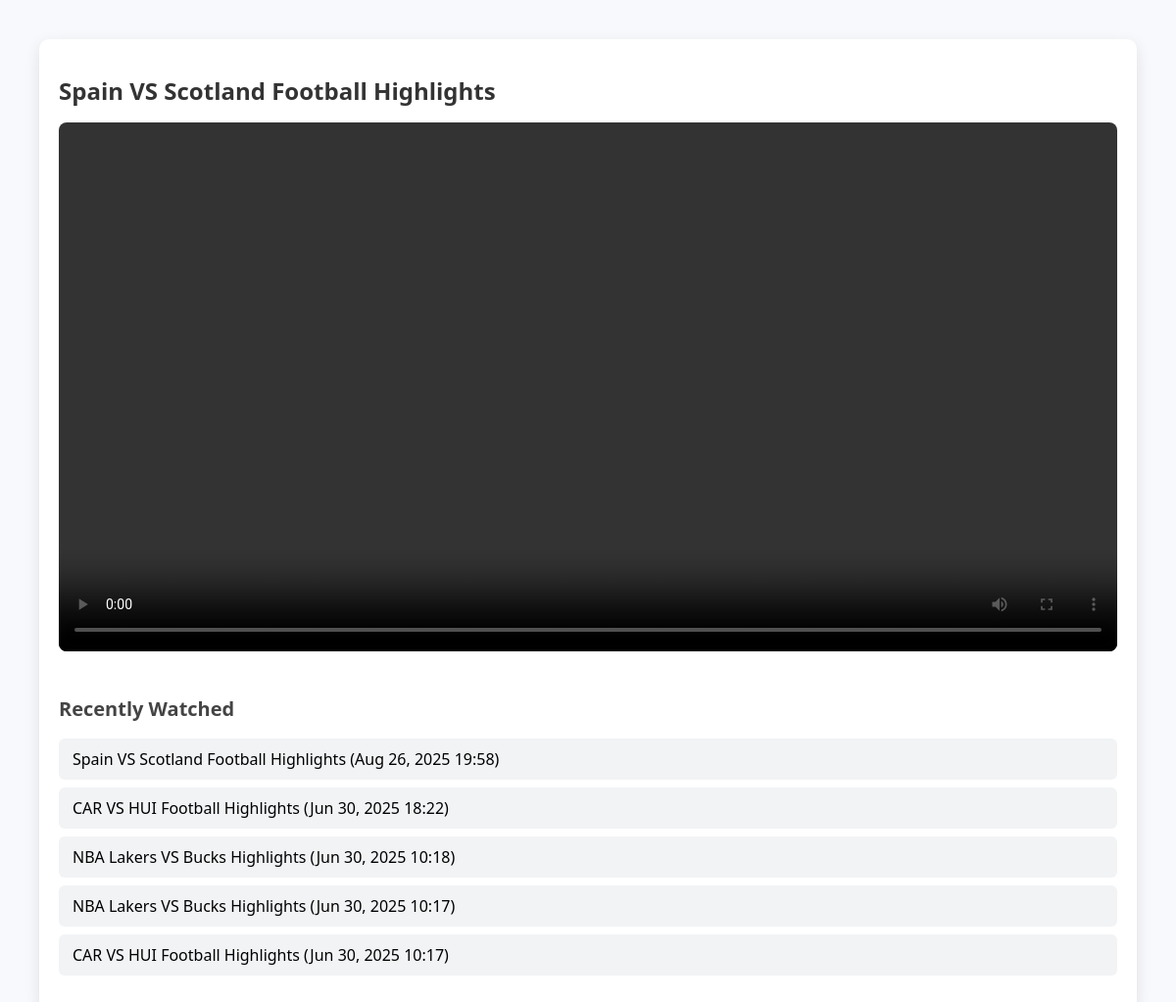
Page /watch/1/2/ on the committed database.
### core/models.py (models this page shows, shortened)
class Video(models.Model):
    title = models.CharField(max_length=100)
    file = models.FileField(upload_to='videos/')

class ViewingHistory(models.Model):
    user = models.ForeignKey(User, on_delete=models.CASCADE)
    video = models.ForeignKey(Video, on_delete=models.CASCADE, null=True, blank=True)  # <--- add this!
    watched_at = models.DateTimeField(auto_now_add=True)

### core/views.py (the view)
# urls.py: path('watch/<int:user_id>/<int:video_id>/', views.watch_video, name='watch_video'),
def watch_video(request, user_id, video_id):
    user = get_object_or_404(User, pk=user_id)
    video = get_object_or_404(Video, pk=video_id)
    ViewingHistory.objects.create(user=user, video=video)
    history = ViewingHistory.objects.filter(user=user).order_by('-watched_at')[:5]
    all_products = []
    for interest in user.preferences.all():
        products = list(Product.objects.filter(category=interest))
        if products:
            all_products.append(random.choice(products))
    popup_product = random.choice(all_products) if all_products else None
    return render(request, 'watch_video.html', {
        'user': user,
        'video': video,
        'history': history,
        'popup_product': popup_product,
    })

### core/templates/watch_video.html (shortened to what this page needs)
<!DOCTYPE html>
<html>
<head>
</head>
<body>
    <div id="videoWrapper">
        <h1>{{ video.title }}</h1>
        <video id="videoPlayer" controls>
            <source src="{{ video.file.url }}" type="video/mp4">
        </video>
        <div id="historySection">
            <h2>Recently Watched</h2>
            {% if history %}
                <ul class="history-list">
                    {% for h in history %}
                        <li>{{ h.video.title }} ({{ h.watched_at|date:"M d, Y H:i" }})</li>
                    {% endfor %}
                </ul>
            {% else %}
                <p>No history found.</p>
            {% endif %}
        </div>
    </div>
</body>
</html>

### core/templates/watch_video.html (style rules this page uses)
body { font-family: 'Segoe UI', Tahoma, Geneva, Verdana, sans-serif; background-color: #f7f9fc; margin: 0; padding: 40px; display: flex; gap: 40px; }
#videoWrapper { flex: 2; background: white; padding: 20px; border-radius: 10px; box-shadow: 0 5px 15px rgba(0,0,0,0.1); }
#videoWrapper h1 { font-size: 24px; color: #333; }
video { width: 100%; border-radius: 8px; }
#historySection { margin-top: 40px; }
#historySection h2 { font-size: 20px; color: #444; }
ul.history-list { list-style: none; padding: 0; }
ul.history-list li { background: #f1f3f5; margin-bottom: 8px; padding: 10px 14px; border-radius: 6px; }

### rows in the picture
Video: title "Spain VS Scotland Football Highlights"
ViewingHistory: video "CAR VS HUI Football Highlights", watched_at "Jun 30, 2025 18:22"
ViewingHistory: video "NBA Lakers VS Bucks Highlights", watched_at "Jun 30, 2025 10:18"
ViewingHistory: video "NBA Lakers VS Bucks Highlights", watched_at "Jun 30, 2025 10:17"
ViewingHistory: video "CAR VS HUI Football Highlights", watched_at "Jun 30, 2025 10:17"
